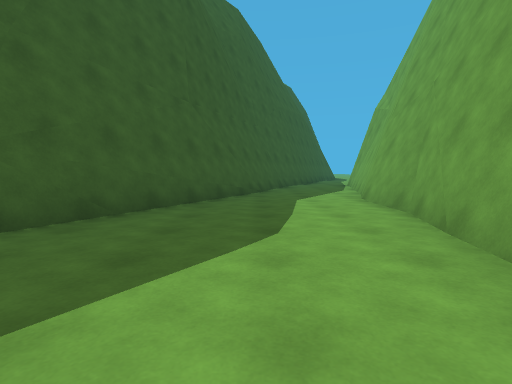
[1] (above)

12 first-person views from a walk through a scene from a Unity 3-D project. The camera is 1.2 m above the floor, tilts 4° down and sees 80° across. The floor is counted in squares, 2 m on a side. Each view is taken from the middle of a square. On the plan, view 1 faces up. The plan holds only what a view shows up to about 9 squares ahead; the rest is blank. The place goes on beyond the plan. The player character is not drawn. Some animated figures are not drawn.

[2]
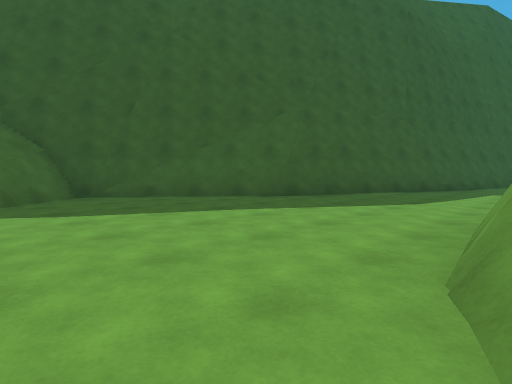

[3]
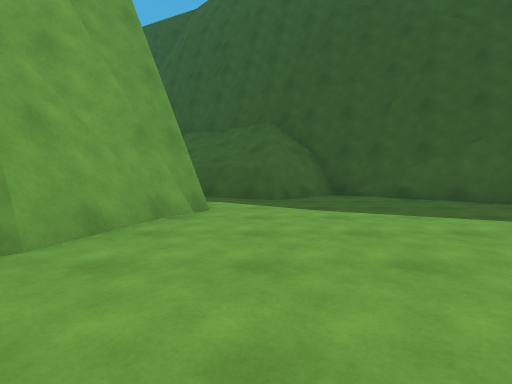

[4]
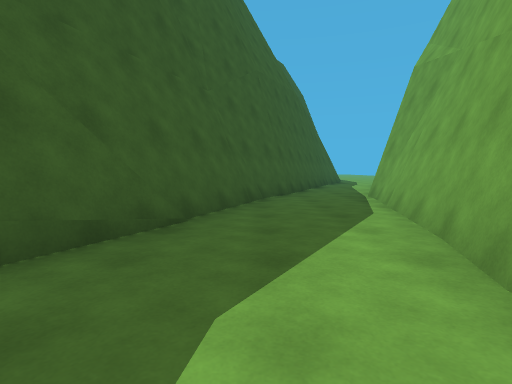

[5]
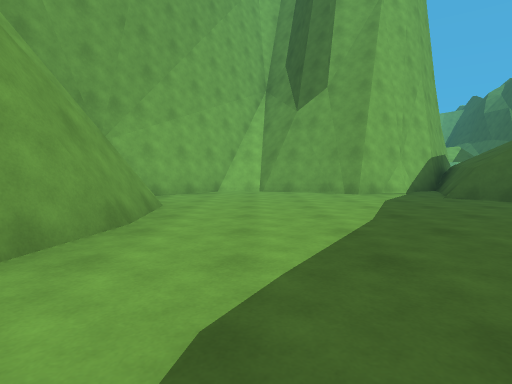

[6]
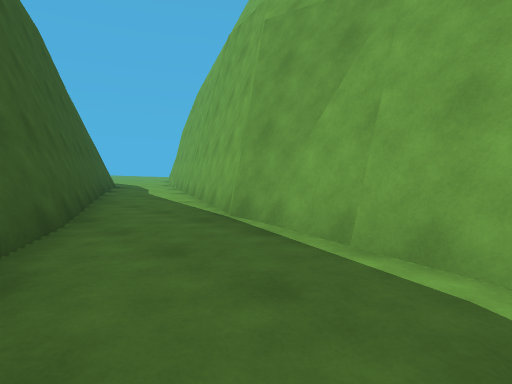

[7]
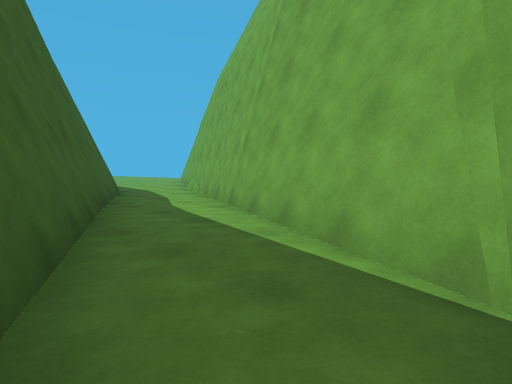

[8]
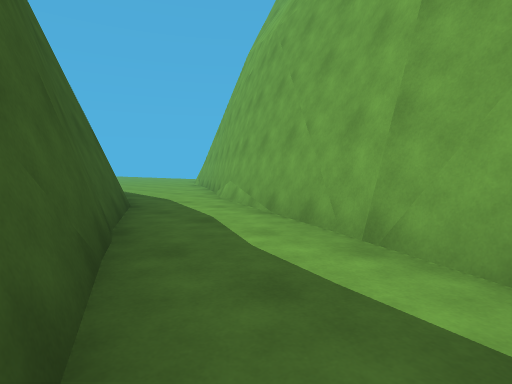

[9]
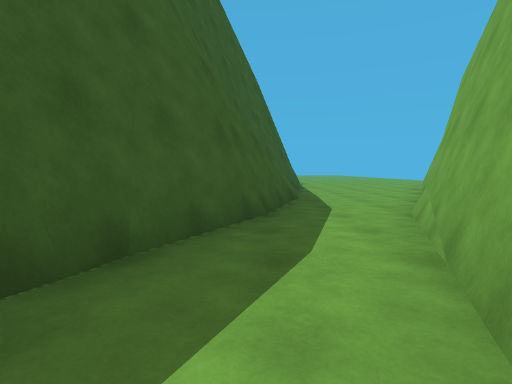

[10]
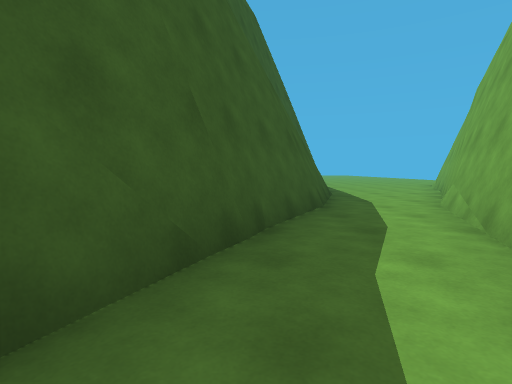

[11]
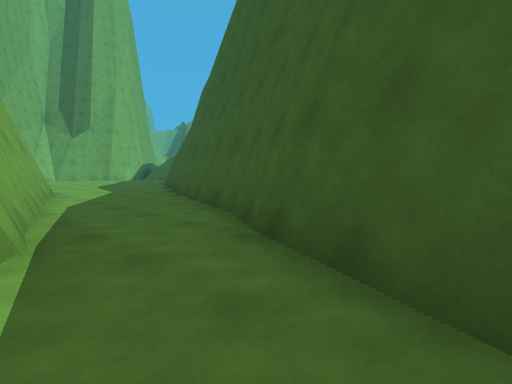

[12]
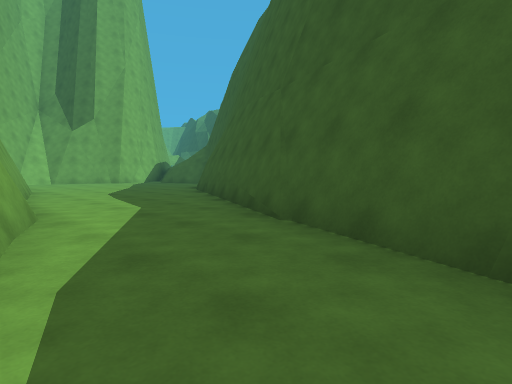

### Floor plan
Points are (right, up) in squares from view 1. A wall is a line through its corners. A room is listed if a view was taken in it or the views show most of it. See-through windows are left out.
Room 1 (views 1, 2, 3, 4, 5, 6, 7, 12)
walls: (2, 2.2) (2.5, 4.9); (-2.6, 2.8) (-3.1, 2.1); (-2.7, 2.9) (-5, 0.3); (-2.7, 2.5) (-5.3, -0.5); (1.8, 0.9) (1.9, 1.8); (1.5, 0.6) (2.2, 4.5); (2.5, 4.7) (2.5, 5.6); (2.4, 5.5) (2.6, 6.9); (2, -0.4) (1.8, 1.1); (2.5, 6.6) (3.7, 11.5); (1.8, -1.1) (1.6, 1.1); (-4.6, 0.8) (-5.5, -0.6); (-4.1, -0.9) (-4.7, -2.3); (3.1, 8.2) (3.4, 9.6); (-5.4, -0.5) (-5.8, -1.3) (-4.8, -2.7); (-5.7, -1.1) (-4.7, -2.4) (-5.8, -4.9); (-2.4, -4.1) (-1.7, -4.8); (3.4, 9.7) (3.8, 11.2); (-2.8, -4) (-2.2, -4.3); (-1.9, -4.4) (-0.1, -5); (0.9, 10.8) (-2.8, 2.9); (0.9, 10.8) (-2.5, 2.8); (-2, -4.6) (-0.4, -5); (1, -5.1) (2.9, -2.8); (0.9, 11.7) (-0.5, 8.1); (3.6, 11.1) (3.8, 12.4); (-4.8, -5) (-2.5, -3.8); (3.6, 12.1) (4, 12.6); (3.7, 12.1) (4.2, 13.2); (1.8, 13.1) (0.9, 11.4); (2.1, 13.7) (1.7, 12.8)
low walls: (1.9, -1.7) (1.7, -1.2); (-4.6, -2.1) (-4.1, -2.6); (-4.7, -2.3) (-4.4, -2.6) (-5.2, -4.5); (-2.5, -3.8) (-2.2, -4); (-2.5, -3.8) (-1.9, -4.4); (-0.1, -5) (1.1, -4.9); (1.1, 11.6) (0.8, 10.7); (3.4, 11.4) (3.6, 12.2)
ways out: opening at (3, 13) to room 2
Room 2 (views 8, 10, 11)
walls: (3, 15.8) (2.1, 13.7); (4.2, 13.2) (5.1, 15)
ways out: opening at (3, 13) to room 1; opening at (4, 15) to room 3
Room 3 (view 9)
walls: (3.8, 17.8) (3, 15.8); (5.6, 16.1) (5.9, 16.6); (5.1, 15) (6.2, 17.5)
ways out: opening at (4, 15) to room 2; opening at (5, 17)

Positions as (right, up) in squares from view 1, and headings:
1: (0, 0), facing up
2: (2, -3), facing up-left
3: (2, -3), facing left
4: (1, 5), facing up
5: (0, 4), facing down
6: (1, 9), facing up-right
7: (2, 12), facing up-right
8: (3, 15), facing up-right
9: (5, 16), facing up
10: (4, 15), facing up
11: (4, 15), facing down-left
12: (3, 11), facing down-left
